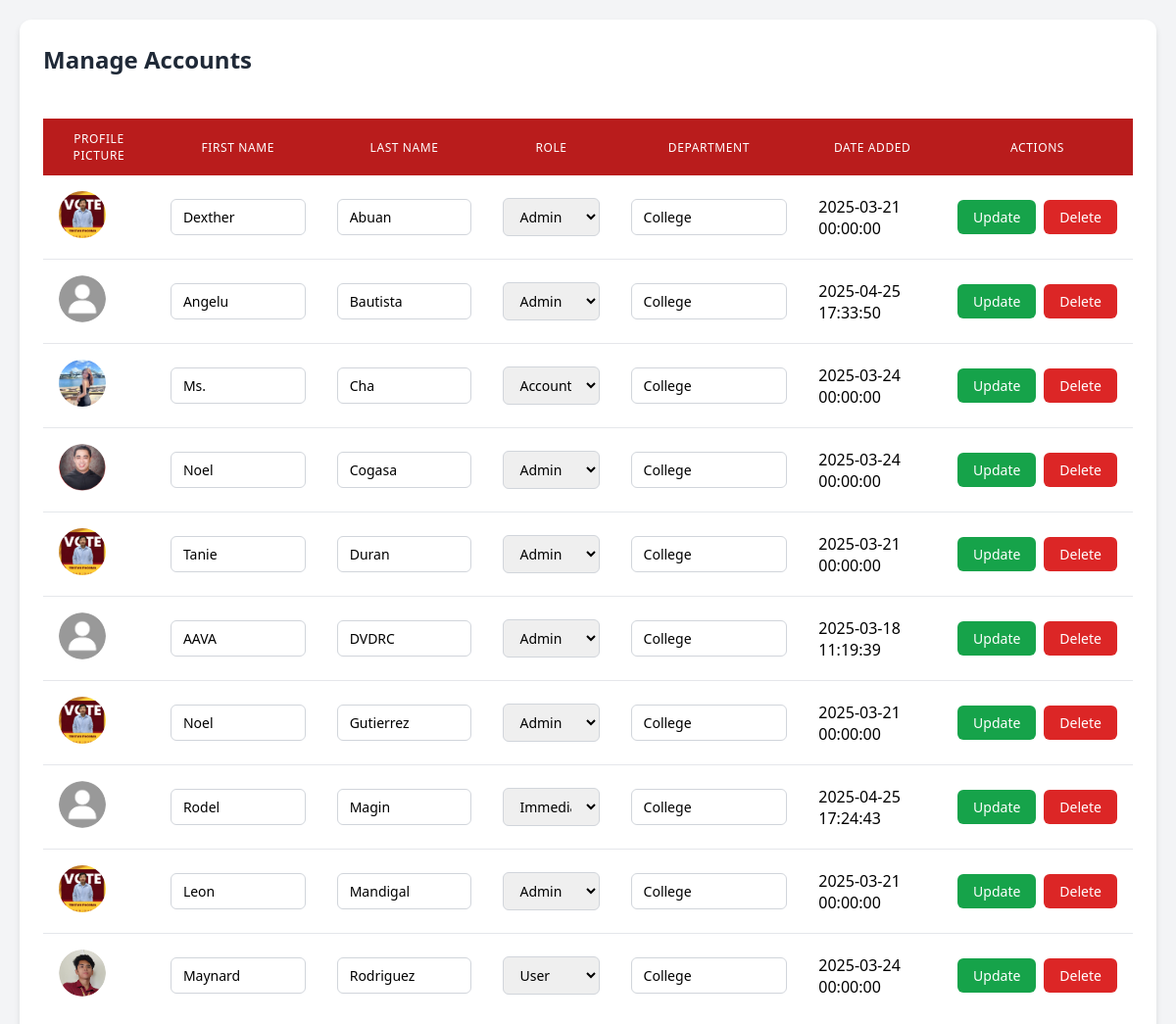
The page /manageaccount.php on the database its author committed.
### tables this page shows
CREATE TABLE `usertb` (
  `employeeid` varchar(10) NOT NULL,
  `ppicture` varchar(255) DEFAULT 'default_avatar.png',
  `fname` varchar(30) DEFAULT NULL,
  `lname` varchar(30) DEFAULT NULL,
  `pword` varchar(100) DEFAULT NULL,
  `role` varchar(20) DEFAULT 'User',
  `department` varchar(30) DEFAULT NULL,
  `created_at` timestamp NOT NULL DEFAULT current_timestamp(),
  `updated_at` timestamp NOT NULL DEFAULT current_timestamp() ON UPDATE current_timestamp(),
  PRIMARY KEY (`employeeid`)
);

### manageaccount.php (the view, shortened to what this page needs)
<!DOCTYPE html>
<html lang="en">
<head>
</head>
<body>
    <div class="container">
        <h2>Manage Accounts</h2>
        <?php
        $servername = "localhost";
        $username = "root";
        $password = "";
        $dbname = "vehiclemonitoringdbms";
        $conn = new mysqli($servername, $username, $password, $dbname);
        $selectsql = "SELECT * FROM usertb ORDER BY lname ASC";
        $result = $conn->query($selectsql);
        ?>
        <div style="overflow-x: auto;">
            <table>
                <thead>
                    <tr>
                        <th>Profile Picture</th>
                        <th>First Name</th>
                        <th>Last Name</th>
                        <th>Role</th>
                        <th>Department</th>
                        <th>Date Added</th>
                        <th>Actions</th>
                    </tr>
                </thead>
                <tbody>
                    <?php while ($row = $result->fetch_assoc()): ?>
                    <tr id="row-<?php echo htmlspecialchars($row['employeeid']); ?>">
                        <td>
                            <img src="uploads/<?php echo htmlspecialchars($row['ppicture']); ?>"
                                 alt="Profile" class="profile-img">
                        </td>
                        <td>
                            <input type="text" id="fname-<?php echo htmlspecialchars($row['employeeid']); ?>"
                                   value="<?php echo htmlspecialchars($row['fname']); ?>">
                        </td>
                        <td>
                            <input type="text" id="lname-<?php echo htmlspecialchars($row['employeeid']); ?>"
                                   value="<?php echo htmlspecialchars($row['lname']); ?>">
                        </td>
                        <td>
                            <select id="role-<?php echo htmlspecialchars($row['employeeid']); ?>">
                                <option value="Admin" <?php echo $row['role'] == 'Admin' ? 'selected' : ''; ?>>Admin</option>
                                <option value="User" <?php echo $row['role'] == 'User' ? 'selected' : ''; ?>>User</option>
                                <option value="Accountant" <?php echo $row['role'] == 'Accountant' ? 'selected' : ''; ?>>Accountant</option>
                                <option value="Immediate Head" <?php echo $row['role'] == 'Immediate Head' ? 'selected' : ''; ?>>Immediate Head</option>
                            </select>
                        </td>
                        <td>
                            <input type="text" id="department-<?php echo htmlspecialchars($row['employeeid']); ?>"
                                value="<?php echo htmlspecialchars($row['department']); ?>">
                        </td>
                        <td>
                            <?php echo htmlspecialchars($row['created_at']); ?>
                        </td>
                        <td>
                            <div class="btn-group" >
                                <button onclick="updateAccount('<?php echo htmlspecialchars($row['employeeid']); ?>')"
                                        class="btn btn-update">
                                    Update
                                </button>
                                <button onclick="deleteAccount('<?php echo htmlspecialchars($row['employeeid']); ?>')"
                                        class="btn btn-delete">
                                    Delete
                                </button>
                            </div>
                        </td>
                    </tr>
                    <?php endwhile; ?>
                </tbody>
            </table>
        </div>
    </div>
</body>
</html>

### manageaccount.php (style rules this page uses)
* { box-sizing: border-box; margin: 0; padding: 0; font-family: 'Segoe UI', Tahoma, Geneva, Verdana, sans-serif; }
body { background-color: #f3f4f6; padding: 20px; }
.container { max-width: 1200px; margin: 0 auto; background-color: white; border-radius: 12px; box-shadow: 0 4px 6px rgba(0, 0, 0, 0.1); overflow: hidden; padding: 24px; }
h2 { font-size: 1.5rem; font-weight: 700; color: #1f2937; margin-bottom: 24px; }
table { width: 100%; border-collapse: collapse; margin-top: 20px; }
thead { background-color: #b91c1c; }
th { padding: 12px 16px; text-align: left; font-size: 0.75rem; font-weight: 500; color: white; text-transform: uppercase; letter-spacing: 0.05em; text-align: center; }
td { padding: 16px; vertical-align: middle; }
tr { border-bottom: 1px solid #e5e7eb; }
tr:last-child { border-bottom: none; }
.profile-img { width: 48px; height: 48px; border-radius: 50%; object-fit: cover; }
input[type="text"] { padding: 8px 12px; border: 1px solid #d1d5db; border-radius: 6px; font-size: 0.875rem; outline: none; transition: border-color 0.2s, box-shadow 0.2s; width: 100%; }
select { padding: 8px 12px; border: 1px solid #d1d5db; border-radius: 6px; font-size: 0.875rem; outline: none; transition: border-color 0.2s, box-shadow 0.2s; width: 100%; }
.btn { padding: 8px 16px; font-size: 0.875rem; font-weight: 500; border-radius: 6px; cursor: pointer; transition: background-color 0.2s; border: none; }
.btn-update { background-color: #16a34a; color: white; }
.btn-delete { background-color: #dc2626; color: white; margin-left: 8px; }
.btn-group { display: flex; flex-wrap: nowrap; }

### rows shown on the page
usertb: ppicture (picture), fname "Dexther", lname "Abuan", employeeid "Admin", department "College", created_at "2025-03-21 00:00:00"
usertb: ppicture (placeholder picture), fname "Angelu", lname "Bautista", employeeid "Admin", department "College", created_at "2025-04-25 17:33:50"
usertb: ppicture (picture), fname "Ms.", lname "Cha", role+employeeid "Accountant", department "College", created_at "2025-03-24 00:00:00"
usertb: ppicture (picture), fname "Noel", lname "Cogasa", employeeid "Admin", department "College", created_at "2025-03-24 00:00:00"
usertb: ppicture (picture), fname "Tanie", lname "Duran", employeeid "Admin", department "College", created_at "2025-03-21 00:00:00"
usertb: ppicture (placeholder picture), fname "AAVA", lname "DVDRC", role+employeeid "Admin", department "College", created_at "2025-03-18 11:19:39"
usertb: ppicture (picture), fname "Noel", lname "Gutierrez", employeeid "Admin", department "College", created_at "2025-03-21 00:00:00"
usertb: ppicture (placeholder picture), fname "Rodel", lname "Magin", role+employeeid "Immediate Head", department "College", created_at "2025-04-25 17:24:43"
usertb: ppicture (picture), fname "Leon", lname "Mandigal", employeeid "Admin", department "College", created_at "2025-03-21 00:00:00"
usertb: ppicture (picture), fname "Maynard", lname "Rodriguez", role+employeeid "User", department "College", created_at "2025-03-24 00:00:00"
